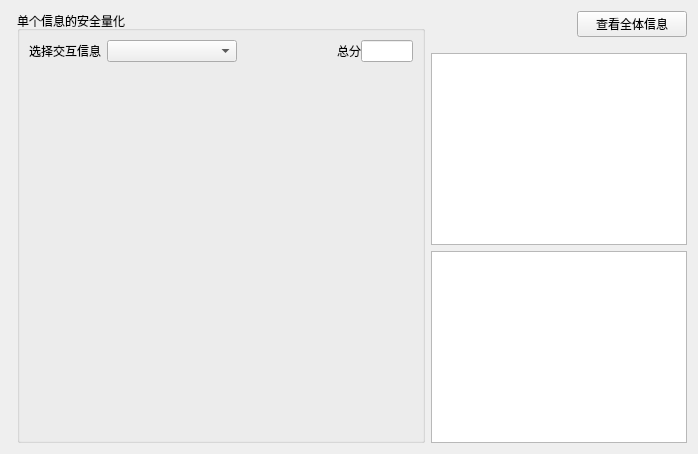
             <widget class="QWidget" name="page_3">
              <layout class="QHBoxLayout" name="horizontalLayout_17">
               <item>
                <widget class="Line" name="line_2">
                 <property name="styleSheet">
                  <string notr="true">color: rgb(255, 255, 255);</string>
                 </property>
                 <property name="frameShadow">
                  <enum>QFrame::Plain</enum>
                 </property>
                 <property name="lineWidth">
                  <number>1</number>
                 </property>
                 <property name="orientation">
                  <enum>Qt::Horizontal</enum>
                 </property>
                </widget>
               </item>
               <item>
                <widget class="QGroupBox" name="groupBox_5">
                 <property name="title">
                  <string>单个信息的安全量化</string>
                 </property>
                 <layout class="QGridLayout" name="gridLayout_8">
                  <item row="0" column="0">
                   <layout class="QVBoxLayout" name="verticalLayout_4" stretch="1,10">
                    <item>
                     <layout class="QHBoxLayout" name="horizontalLayout_15" stretch="2,10,8">
                      <item>
                       <layout class="QHBoxLayout" name="horizontalLayout_13" stretch="1,1">
                        <item>
                         <widget class="QLabel" name="label_8">
                          <property name="sizePolicy">
                           <sizepolicy hsizetype="Preferred" vsizetype="Fixed">
                            <horstretch>0</horstretch>
                            <verstretch>0</verstretch>
                           </sizepolicy>
                          </property>
                          <property name="text">
                           <string>选择交互信息</string>
                          </property>
                         </widget>
                        </item>
                        <item>
                         <widget class="QComboBox" name="message_selection">
                          <property name="minimumSize">
                           <size>
                            <width>130</width>
                            <height>20</height>
                           </size>
                          </property>
                         </widget>
                        </item>
                       </layout>
                      </item>
                      <item>
                       <spacer name="horizontalSpacer">
                        <property name="orientation">
                         <enum>Qt::Horizontal</enum>
                        </property>
                        <property name="sizeHint" stdset="0">
                         <size>
                          <width>38</width>
                          <height>20</height>
                         </size>
                        </property>
                       </spacer>
                      </item>
                      <item>
                       <layout class="QHBoxLayout" name="horizontalLayout_14">
                        <property name="spacing">
                         <number>0</number>
                        </property>
                        <item>
                         <widget class="QLabel" name="label_9">
                          <property name="sizePolicy">
                           <sizepolicy hsizetype="Preferred" vsizetype="Fixed">
                            <horstretch>0</horstretch>
                            <verstretch>0</verstretch>
                           </sizepolicy>
                          </property>
                          <property name="text">
                           <string>总分</string>
                          </property>
                         </widget>
                        </item>
                        <item>
                         <widget class="QLineEdit" name="total_score">
                          <property name="sizePolicy">
                           <sizepolicy hsizetype="Fixed" vsizetype="Fixed">
                            <horstretch>0</horstretch>
                            <verstretch>0</verstretch>
                           </sizepolicy>
                          </property>
                          <property name="minimumSize">
                           <size>
                            <width>50</width>
                            <height>20</height>
                           </size>
                          </property>
                         </widget>
                        </item>
                       </layout>
                      </item>
                     </layout>
                    </item>
                    <item>
                     <widget class="QChartView" name="message_security" native="true">
                      <property name="contextMenuPolicy">
                       <enum>Qt::NoContextMenu</enum>
                      </property>
                     </widget>
                    </item>
                   </layout>
                  </item>
                 </layout>
                </widget>
               </item>
               <item>
                <layout class="QVBoxLayout" name="verticalLayout_7">
                 <item>
                  <layout class="QHBoxLayout" name="horizontalLayout_16">
                   <item>
                    <spacer name="horizontalSpacer_6">
                     <property name="orientation">
                      <enum>Qt::Horizontal</enum>
                     </property>
                     <property name="sizeHint" stdset="0">
                      <size>
                       <width>40</width>
                       <height>20</height>
                      </size>
                     </property>
                    </spacer>
                   </item>
                   <item>
                    <widget class="QPushButton" name="total_score_view">
                     <property name="minimumSize">
                      <size>
                       <width>110</width>
                       <height>23</height>
                      </size>
                     </property>
                     <property name="maximumSize">
                      <size>
                       <width>110</width>
                       <height>30</height>
                      </size>
                     </property>
                     <property name="text">
                      <string>查看全体信息</string>
                     </property>
                     <property name="icon">
                      <iconset resource="../file.qrc">
                       <normaloff>:/png/rc/button/1 (15).png</normaloff>:/png/rc/button/1 (15).png</iconset>
                     </property>
                    </widget>
                   </item>
                  </layout>
                 </item>
                 <item>
                  <spacer name="verticalSpacer_10">
                   <property name="orientation">
                    <enum>Qt::Vertical</enum>
                   </property>
                   <property name="sizeType">
                    <enum>QSizePolicy::Fixed</enum>
                   </property>
                   <property name="sizeHint" stdset="0">
                    <size>
                     <width>20</width>
                     <height>10</height>
                    </size>
                   </property>
                  </spacer>
                 </item>
                 <item>
                  <widget class="QTableWidget" name="tableWidget_2">
                   <property name="contextMenuPolicy">
                    <enum>Qt::NoContextMenu</enum>
                   </property>
                  </widget>
                 </item>
                 <item>
                  <widget class="QTextBrowser" name="suggestion_2">
                   <property name="contextMenuPolicy">
                    <enum>Qt::NoContextMenu</enum>
                   </property>
                  </widget>
                 </item>
                </layout>
               </item>
              </layout>
             </widget>
